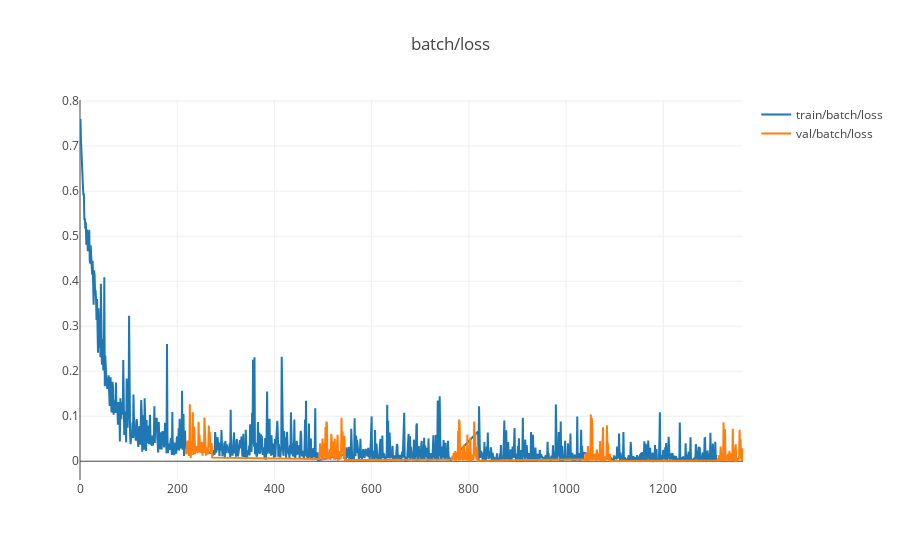
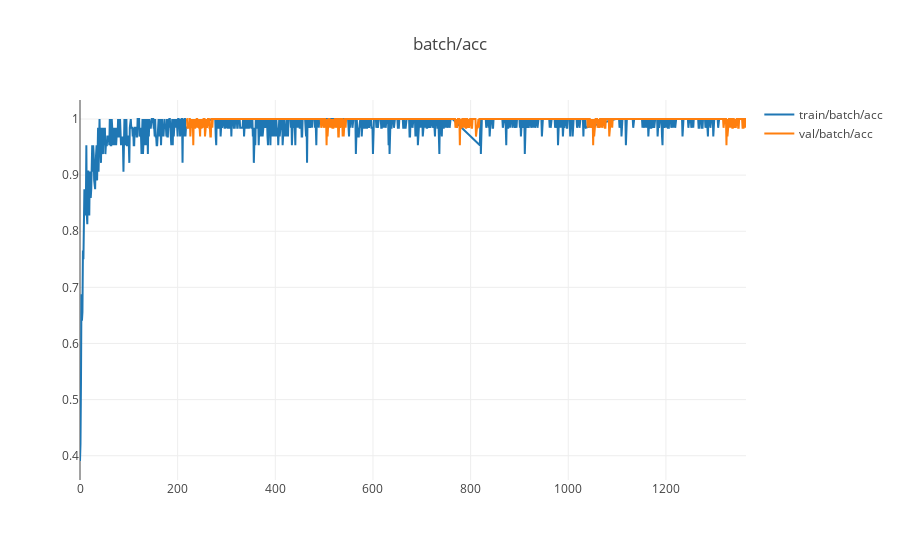
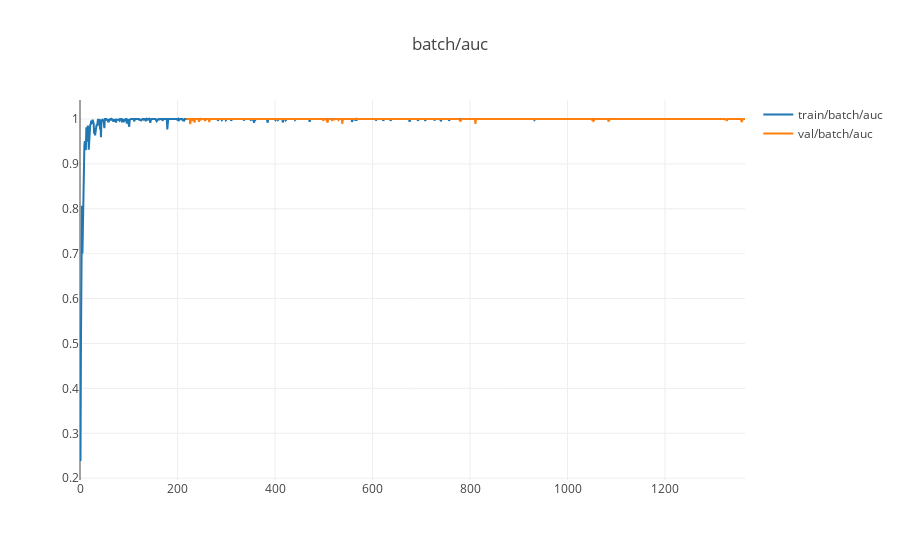
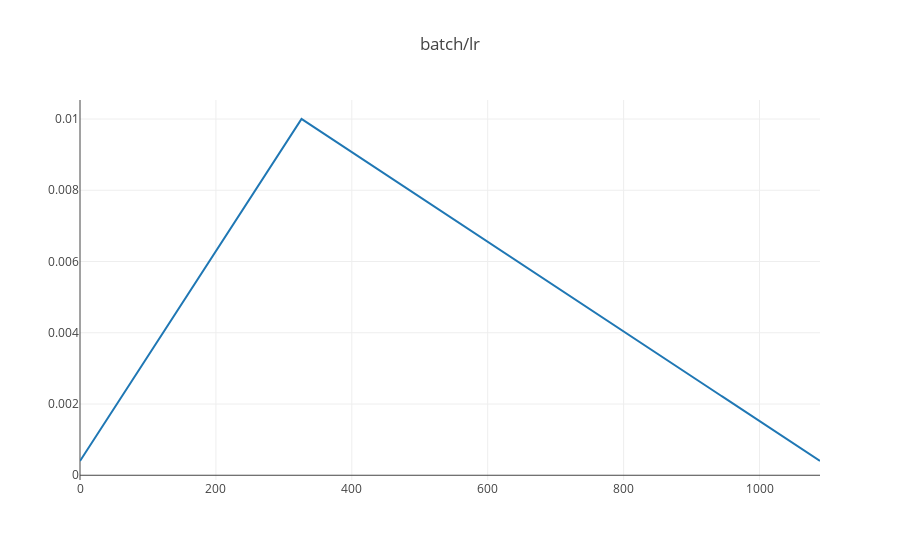

The code cell stored with these charts, in order, in its notebook:
### Code cell
keker.kek_one_cycle(max_lr=1e-2,                  # the maximum learning rate
                    cycle_len=5,                  # number of epochs, actually, but not exactly
                    momentum_range=(0.95, 0.85),  # range of momentum changes
                    div_factor=25,                # max_lr / min_lr
                    increase_fraction=0.3,        # the part of cycle when learning rate increases
                    logdir='train_logs')
keker.plot_kek('train_logs')

### Figure 1 — Plotly figure (JSON) as saved in the notebook; plotly's stock layout.template omitted (floating-point values rounded to 4 significant figures; data arrays with more than 128 entries replaced by an {"elided": "..."} marker saying what was removed)
{"data": [{"name": "train/batch/loss", "type": "scatter", "uid": "a6a88f88-4dd1-47c7-b092-39c2bfb93523", "x": {"elided": "1090 int values"}, "y": {"elided": "1090 float values"}}, {"name": "val/batch/loss", "type": "scatter", "uid": "29824bd5-413d-4b32-b12f-1531c2c7ec36", "x": {"elided": "275 int values"}, "y": {"elided": "275 float values"}}], "layout": {"title": {"text": "batch/loss"}, "yaxis": {"hoverformat": ".6f"}}}

### Figure 2 — Plotly figure (JSON) as saved in the notebook; plotly's stock layout.template omitted (floating-point values rounded to 4 significant figures; data arrays with more than 128 entries replaced by an {"elided": "..."} marker saying what was removed)
{"data": [{"name": "train/batch/acc", "type": "scatter", "uid": "67b4ac85-eae6-44c3-a8ed-aa8045f8e5ee", "x": {"elided": "1090 int values"}, "y": {"elided": "1090 float values"}}, {"name": "val/batch/acc", "type": "scatter", "uid": "0d9809a1-0efa-4fbf-bef2-3715f1c0eab5", "x": {"elided": "275 int values"}, "y": {"elided": "275 float values"}}], "layout": {"title": {"text": "batch/acc"}, "yaxis": {"hoverformat": ".6f"}}}

### Figure 3 — Plotly figure (JSON) as saved in the notebook; plotly's stock layout.template omitted (floating-point values rounded to 4 significant figures; data arrays with more than 128 entries replaced by an {"elided": "..."} marker saying what was removed)
{"data": [{"name": "train/batch/auc", "type": "scatter", "uid": "c5e574e9-5403-4b46-a8b4-bb629a6788c7", "x": {"elided": "1090 int values"}, "y": {"elided": "1090 float values"}}, {"name": "val/batch/auc", "type": "scatter", "uid": "0eea7aae-0770-4488-998c-5be0e774ee0a", "x": {"elided": "275 int values"}, "y": {"elided": "275 float values"}}], "layout": {"title": {"text": "batch/auc"}, "yaxis": {"hoverformat": ".6f"}}}

### Figure 4 — Plotly figure (JSON) as saved in the notebook; plotly's stock layout.template omitted (floating-point values rounded to 4 significant figures; data arrays with more than 128 entries replaced by an {"elided": "..."} marker saying what was removed)
{"data": [{"name": "train/batch/lr", "type": "scatter", "uid": "37789076-6600-42bc-a83b-26b8445894ad", "x": {"elided": "1090 int values"}, "y": {"elided": "1090 float values"}}], "layout": {"title": {"text": "batch/lr"}, "yaxis": {"hoverformat": ".6f"}}}
